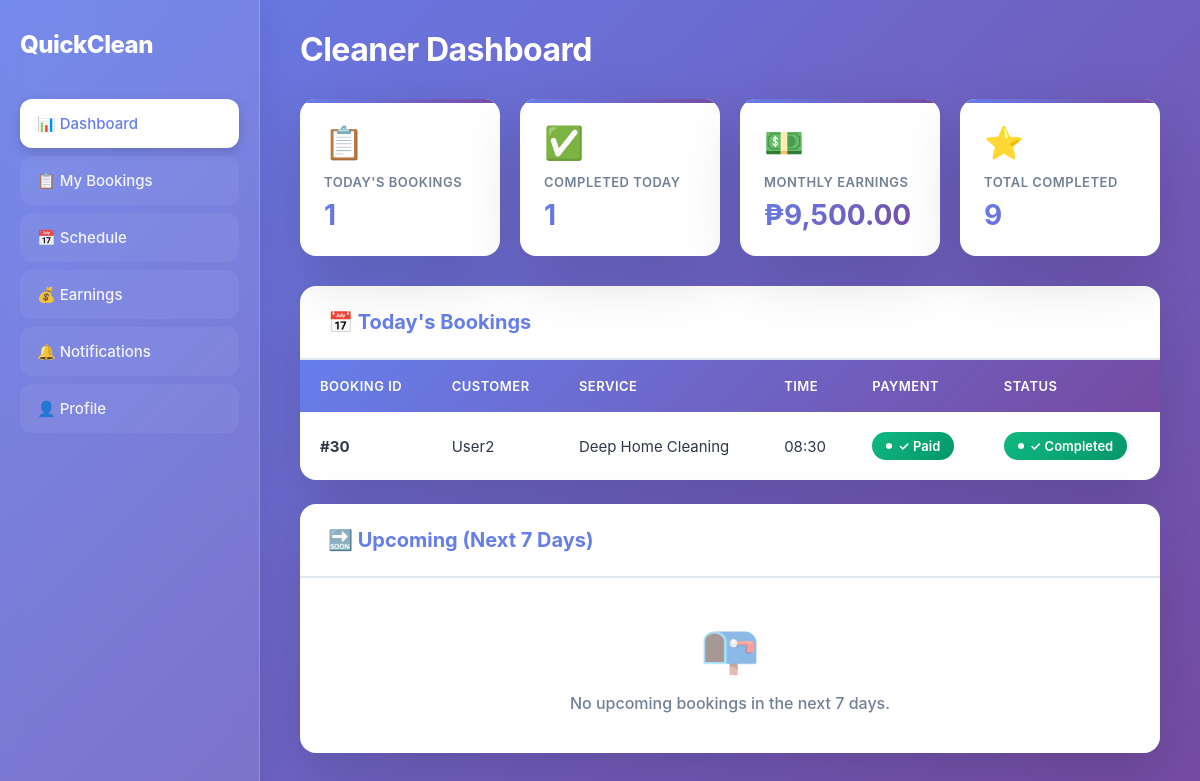
The page /Cleaner/dashboard.php on the database its author committed.
### tables this page shows
CREATE TABLE `bookings` (
  `booking_id` int(11) NOT NULL,
  `user_id` int(11) NOT NULL,
  `service_id` int(11) NOT NULL,
  `service_name` varchar(100) NOT NULL,
  `price` decimal(10,2) DEFAULT NULL,
  `date` date NOT NULL,
  `time` varchar(50) DEFAULT NULL,
  `extras` text DEFAULT NULL,
  `name` varchar(100) NOT NULL,
  `phone` varchar(20) NOT NULL,
  `email` varchar(100) DEFAULT NULL,
  `address` text NOT NULL,
  `notes` text DEFAULT NULL,
  `status` enum('pending','accepted','declined') DEFAULT 'pending',
  `created_at` timestamp NULL DEFAULT current_timestamp()
);

### Cleaner/dashboard.php (the view, shortened to what this page needs)
<?php
$host = "localhost";
$user = "root";
$pass = "";
$db   = "quickclean";
$conn = mysqli_connect($host, $user, $pass, $db);
$today = date('Y-m-d');
$today_bookings_sql = "SELECT COUNT(*) as count FROM bookings
                       WHERE date = '$today'
                       AND status != 'declined'";
$today_bookings_result = mysqli_query($conn, $today_bookings_sql);
$today_bookings_count = mysqli_fetch_assoc($today_bookings_result)['count'];
$completed_today_sql = "SELECT COUNT(*) as count FROM transactions t
                        JOIN bookings b ON t.booking_id = b.booking_id
                        WHERE b.date = '$today'
                        AND t.status = 'completed'";
$completed_today_result = mysqli_query($conn, $completed_today_sql);
$completed_today_count = mysqli_fetch_assoc($completed_today_result)['count'];
$current_month = date('m');
$current_year = date('Y');
$earnings_monthly_sql = "SELECT SUM(p.amount) as total FROM payments p
                         JOIN bookings b ON p.booking_id = b.booking_id
                         JOIN transactions t ON b.booking_id = t.booking_id
                         WHERE MONTH(b.date) = '$current_month'
                         AND YEAR(b.date) = '$current_year'
                         AND t.status = 'completed'
                         AND p.payment_status = 'paid'";
$earnings_monthly_result = mysqli_query($conn, $earnings_monthly_sql);
$earnings_monthly = mysqli_fetch_assoc($earnings_monthly_result)['total'] ?? 0;
$total_completed_sql = "SELECT COUNT(*) as count FROM transactions WHERE status = 'completed'";
$total_completed_result = mysqli_query($conn, $total_completed_sql);
$total_completed = mysqli_fetch_assoc($total_completed_result)['count'];
$today_details_sql = "SELECT b.booking_id, b.name, b.service_name, b.time, b.status as booking_status,
                      t.status as transaction_status,
                      p.payment_status
                      FROM bookings b
                      LEFT JOIN transactions t ON b.booking_id = t.booking_id
                      LEFT JOIN payments p ON b.booking_id = p.booking_id
                      WHERE b.date = '$today'
                      AND b.status != 'declined'
                      GROUP BY b.booking_id
                      ORDER BY b.time";
$today_details_result = mysqli_query($conn, $today_details_sql);
$next_week = date('Y-m-d', strtotime('+7 days'));
$upcoming_sql = "SELECT b.booking_id, b.name, b.service_name, b.date, b.time,
                 b.status as booking_status,
                 t.status as transaction_status,
                 p.payment_status
                 FROM bookings b
                 LEFT JOIN transactions t ON b.booking_id = t.booking_id
                 LEFT JOIN payments p ON b.booking_id = p.booking_id
                 WHERE b.date > '$today'
                 AND b.date <= '$next_week'
                 AND b.status != 'declined'
                 GROUP BY b.booking_id
                 ORDER BY b.date, b.time
                 LIMIT 5";
$upcoming_result = mysqli_query($conn, $upcoming_sql);
?>
<!DOCTYPE html>
<html lang="en">
<head>
</head>
<body>
  <div class="wrapper">
    <div class="sidebar">
      <div class="sidebar-logo">QuickClean</div>
      <div class="nav-item"><a href="dashboard.php" class="active">📊 Dashboard</a></div>
      <div class="nav-item"><a href="assigned.php">📋 My Bookings</a></div>
      <div class="nav-item"><a href="schedule.php">📅 Schedule</a></div>
      <div class="nav-item"><a href="earnings.html">💰 Earnings</a></div>
      <div class="nav-item"><a href="notification.html">🔔 Notifications</a></div>
      <div class="nav-item"><a href="profile.html">👤 Profile</a></div>
    </div>
    <div class="content">
      <div class="header">
        <h1>Cleaner Dashboard</h1>
      </div>
      <div class="stats-grid">
        <div class="stat-card">
          <div class="stat-icon">📋</div>
          <div class="stat-label">Today's Bookings</div>
          <div class="stat-value"><?php echo $today_bookings_count; ?></div>
        </div>
        <div class="stat-card">
          <div class="stat-icon">✅</div>
          <div class="stat-label">Completed Today</div>
          <div class="stat-value"><?php echo $completed_today_count; ?></div>
        </div>
        <div class="stat-card">
          <div class="stat-icon">💵</div>
          <div class="stat-label">Monthly Earnings</div>
          <div class="stat-value">₱<?php echo number_format($earnings_monthly, 2); ?></div>
        </div>
        <div class="stat-card">
          <div class="stat-icon">⭐</div>
          <div class="stat-label">Total Completed</div>
          <div class="stat-value"><?php echo $total_completed; ?></div>
        </div>
      </div>
      <div class="card">
        <h2>📅 Today's Bookings</h2>
        <div class="table-container">
          <table class="table">
            <thead>
              <tr>
                <th>Booking ID</th>
                <th>Customer</th>
                <th>Service</th>
                <th>Time</th>
                <th>Payment</th>
                <th>Status</th>
              </tr>
            </thead>
            <tbody>
              <?php
              if (mysqli_num_rows($today_details_result) > 0) {
                  while ($booking = mysqli_fetch_assoc($today_details_result)) {
                      if ($booking['transaction_status'] == 'completed') {
                          $status_class = 'completed';
                          $status_text = '✓ Completed';
                      } elseif ($booking['transaction_status'] == 'on the way') {
                          $status_class = 'ontheway';
                          $status_text = '🚗 On the way';
                      } elseif ($booking['booking_status'] == 'accepted') {
                          $status_class = 'accepted';
                          $status_text = 'Accepted';
                      } else {
                          $status_class = 'pending';
                          $status_text = 'Pending';
                      }
                      $payment_class = '';
                      $payment_text = 'N/A';
                      if (!empty($booking['payment_status'])) {
                          if ($booking['payment_status'] == 'paid') {
                              $payment_class = 'completed';
                              $payment_text = '✓ Paid';
                          } elseif ($booking['payment_status'] == 'pending') {
                              $payment_class = 'pending';
                              $payment_text = 'Pending';
                          } elseif ($booking['payment_status'] == 'failed') {
                              $payment_class = 'status';
                              $payment_text = '✗ Failed';
                          } elseif ($booking['payment_status'] == 'refunded') {
                              $payment_class = 'status';
                              $payment_text = '↩ Refunded';
                          }
                      }
                      echo "<tr onclick=\"window.location.href='bookingdetails.php?booking=".$booking['booking_id']."'\">";
                      echo "<td><strong>#".$booking['booking_id']."</strong></td>";
                      echo "<td>".htmlspecialchars($booking['name'])."</td>";
                      echo "<td>".htmlspecialchars($booking['service_name'])."</td>";
                      echo "<td>".$booking['time']."</td>";
                      echo "<td><span class='status ".$payment_class."'>".$payment_text."</span></td>";
                      echo "<td><span class='status ".$status_class."'>".$status_text."</span></td>";
                      echo "</tr>";
                  }
              } else {
                  echo "<tr><td colspan='6' class='empty-state'>";
                  echo "<div class='empty-state-icon'>📭</div>";
                  echo "<div class='empty-state-text'>No bookings scheduled for today.</div>";
                  echo "</td></tr>";
              }
              ?>
            </tbody>
          </table>
        </div>
      </div>
      <div class="card">
        <h2>🔜 Upcoming (Next 7 Days)</h2>
        <?php if (mysqli_num_rows($upcoming_result) > 0): ?>
        <div class="table-container">
          <table class="table">
            <thead>
              <tr>
                <th>Date</th>
                <th>Time</th>
                <th>Customer</th>
                <th>Service</th>
                <th>Payment</th>
                <th>Status</th>
              </tr>
            </thead>
            <tbody>
              <?php
              while ($booking = mysqli_fetch_assoc($upcoming_result)) {
                  if ($booking['transaction_status'] == 'completed') {
                      $status_class = 'completed';
                      $status_text = '✓ Completed';
                  } elseif ($booking['transaction_status'] == 'on the way') {
                      $status_class = 'ontheway';
                      $status_text = '🚗 On the way';
                  } elseif ($booking['booking_status'] == 'accepted') {
                      $status_class = 'accepted';
                      $status_text = 'Accepted';
                  } else {
                      $status_class = 'pending';
                      $status_text = 'Pending';
                  }
                  $payment_class = '';
                  $payment_text = 'N/A';
                  if (!empty($booking['payment_status'])) {
                      if ($booking['payment_status'] == 'paid') {
                          $payment_class = 'completed';
                          $payment_text = '✓ Paid';
                      } elseif ($booking['payment_status'] == 'pending') {
                          $payment_class = 'pending';
                          $payment_text = 'Pending';
                      } elseif ($booking['payment_status'] == 'failed') {
                          $payment_class = 'status';
                          $payment_text = '✗ Failed';
                      } elseif ($booking['payment_status'] == 'refunded') {
                          $payment_class = 'status';
                          $payment_text = '↩ Refunded';
                      }
                  }
                  echo "<tr onclick=\"window.location.href='bookingdetails.php?booking=".$booking['booking_id']."'\">";
                  echo "<td>".date('M j, Y', strtotime($booking['date']))."</td>";
                  echo "<td>".$booking['time']."</td>";
                  echo "<td>".htmlspecialchars($booking['name'])."</td>";
                  echo "<td>".htmlspecialchars($booking['service_name'])."</td>";
                  echo "<td><span class='status ".$payment_class."'>".$payment_text."</span></td>";
                  echo "<td><span class='status ".$status_class."'>".$status_text."</span></td>";
                  echo "</tr>";
              }
              ?>
            </tbody>
          </table>
        </div>
        <?php else: ?>
        <div class="empty-state">
          <div class="empty-state-icon">📭</div>
          <div class="empty-state-text">No upcoming bookings in the next 7 days.</div>
        </div>
        <?php endif; ?>
      </div>
    </div>
  </div>
</body>
</html>

### Cleaner/dashboard.php (style rules this page uses)
* { margin: 0; padding: 0; box-sizing: border-box; }
body { font-family: 'Inter', -apple-system, BlinkMacSystemFont, 'Segoe UI', sans-serif; background: linear-gradient(135deg, #667eea 0%, #764ba2 100%); color: #1a202c; min-height: 100vh; }
.wrapper { display: flex; min-height: 100vh; }
.sidebar { width: 260px; background: rgba(255, 255, 255, 0.1); backdrop-filter: blur(10px); border-right: 1px solid rgba(255, 255, 255, 0.2); padding: 30px 20px; color: white; box-shadow: 0 8px 32px rgba(0, 0, 0, 0.1); }
.sidebar-logo { font-size: 24px; font-weight: 800; margin-bottom: 40px; color: white; letter-spacing: -0.5px; }
.nav-item { margin: 8px 0; }
.nav-item a { display: flex; align-items: center; gap: 12px; background: rgba(255, 255, 255, 0.05); padding: 14px 16px; border-radius: 12px; text-decoration: none; color: rgba(255, 255, 255, 0.9); font-size: 15px; font-weight: 500; transition: all 0.3s cubic-bezier(0.4, 0, 0.2, 1); border: 1px solid transparent; }
.nav-item a.active { background: white; color: #667eea; box-shadow: 0 4px 12px rgba(0, 0, 0, 0.15); }
.content { flex: 1; padding: 30px 40px; overflow-y: auto; }
.header { margin-bottom: 30px; display: flex; justify-content: space-between; align-items: center; }
.header h1 { color: white; font-size: 32px; font-weight: 700; letter-spacing: -0.5px; }
.stats-grid { display: grid; grid-template-columns: repeat(auto-fit, minmax(200px, 1fr)); gap: 20px; margin-bottom: 30px; }
.stat-card { background: white; border-radius: 16px; padding: 24px; box-shadow: 0 20px 60px rgba(0, 0, 0, 0.15); animation: fadeIn 0.5s ease; transition: all 0.3s ease; position: relative; overflow: hidden; }
.stat-card::before { content: ''; position: absolute; top: 0; left: 0; right: 0; height: 4px; background: linear-gradient(90deg, #667eea 0%, #764ba2 100%); }
.stat-icon { font-size: 32px; margin-bottom: 12px; }
.stat-label { font-size: 13px; color: #718096; font-weight: 600; text-transform: uppercase; letter-spacing: 0.5px; margin-bottom: 8px; }
.stat-value { font-size: 28px; font-weight: 700; color: #2d3748; background: linear-gradient(135deg, #667eea 0%, #764ba2 100%); -webkit-background-clip: text; -webkit-text-fill-color: transparent; background-clip: text; }
.card { background: white; border-radius: 16px; box-shadow: 0 20px 60px rgba(0, 0, 0, 0.15); overflow: hidden; margin-bottom: 24px; animation: fadeIn 0.5s ease; }
.card h2 { padding: 24px 28px; color: #667eea; font-size: 20px; font-weight: 700; border-bottom: 2px solid #e2e8f0; display: flex; align-items: center; gap: 10px; }
.table-container { overflow-x: auto; }
.table { width: 100%; border-collapse: separate; border-spacing: 0; }
.table thead { background: linear-gradient(135deg, #667eea 0%, #764ba2 100%); }
.table th { padding: 18px 20px; text-align: left; font-weight: 600; font-size: 13px; text-transform: uppercase; letter-spacing: 0.5px; color: white; }
.table tbody tr { transition: all 0.2s ease; border-bottom: 1px solid #e2e8f0; cursor: pointer; }
.table tbody tr:last-child { border-bottom: none; }
.table td { padding: 20px; font-size: 15px; color: #2d3748; }
.status { display: inline-flex; align-items: center; gap: 6px; padding: 6px 14px; border-radius: 20px; font-size: 13px; font-weight: 600; text-transform: capitalize; transition: all 0.2s ease; }
.status::before { content: ''; width: 6px; height: 6px; border-radius: 50%; animation: pulse 2s infinite; }
.status.completed { background: linear-gradient(135deg, #10b981 0%, #059669 100%); color: white; }
.status.completed::before { background: white; }
.empty-state { padding: 40px; text-align: center; color: #718096; }
.empty-state-icon { font-size: 48px; margin-bottom: 16px; opacity: 0.5; }
.empty-state-text { font-size: 16px; font-weight: 500; }

### rows shown on the page
bookings: booking_id "30", name "User2", service_name "Deep Home Cleaning", time "08:30", payment_text "✓ Paid", status_text "✓ Completed"

### other values the page prints
$today_bookings_count "1"
$completed_today_count "1"
$earnings_monthly "9,500.00"
$total_completed "9"
